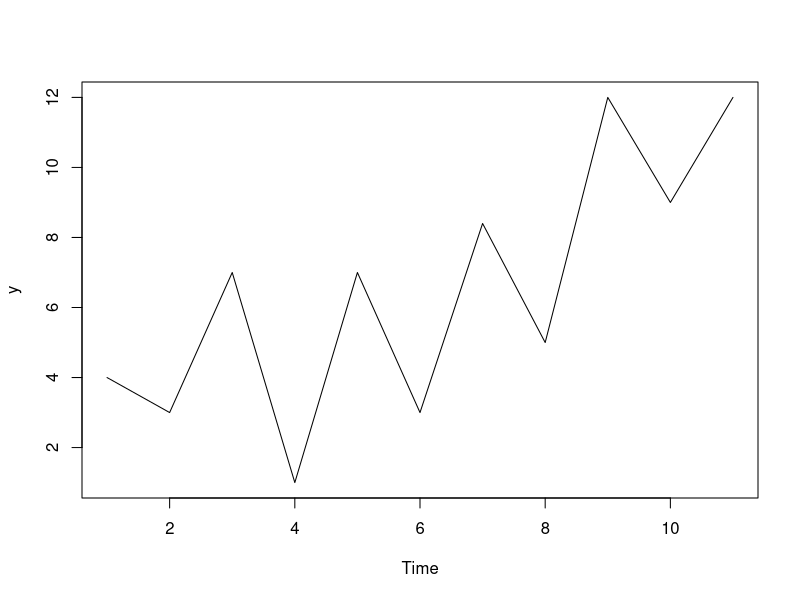
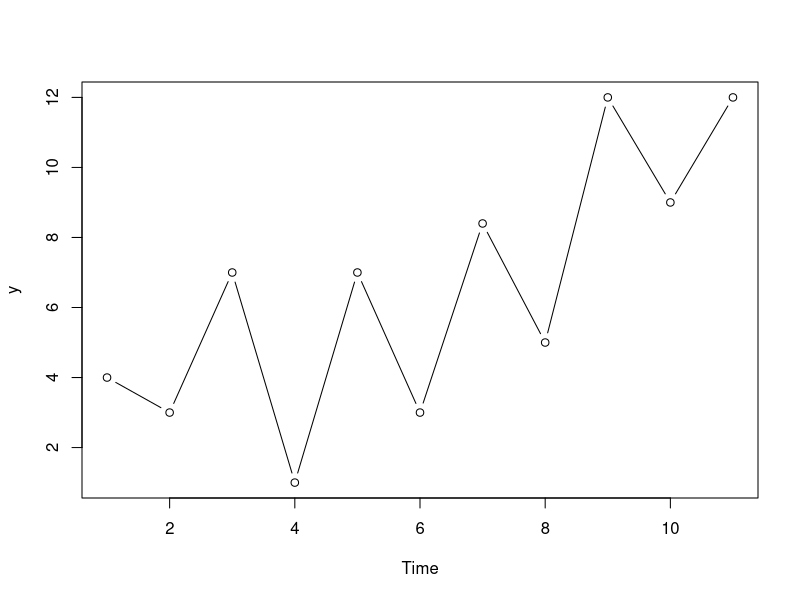
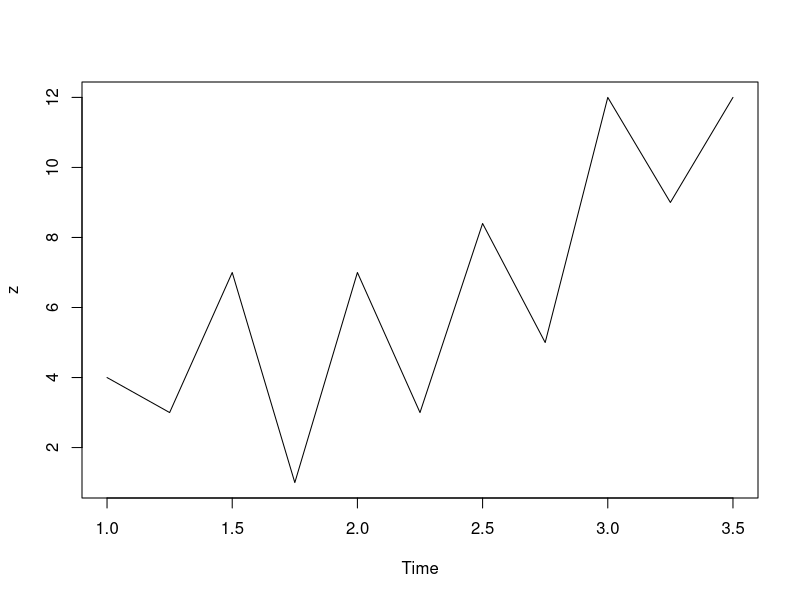
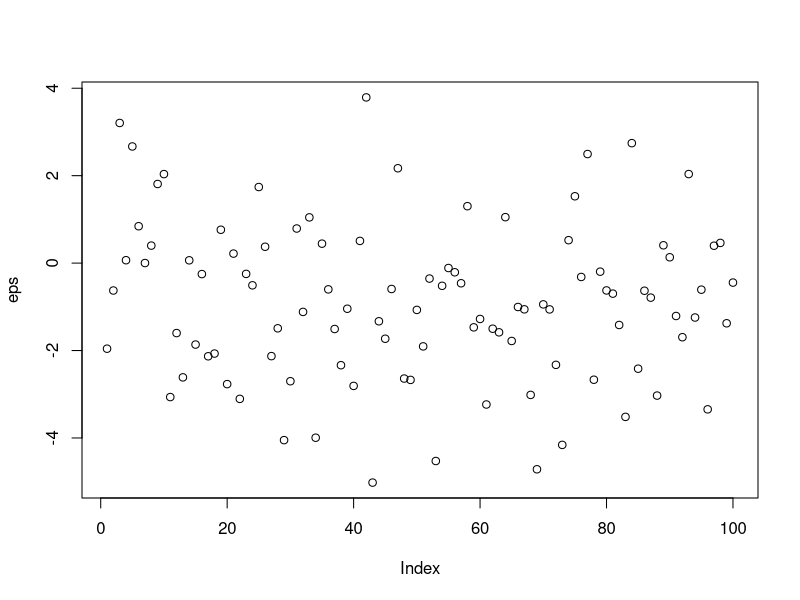
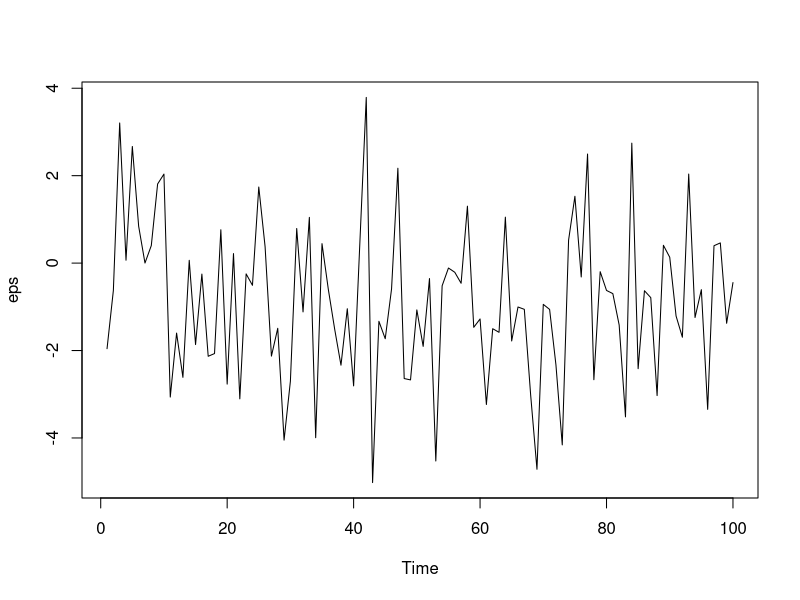
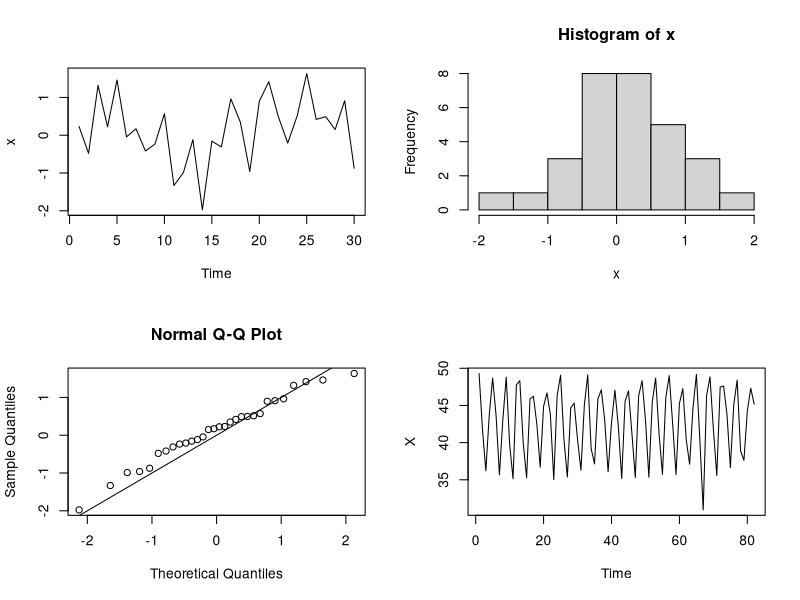
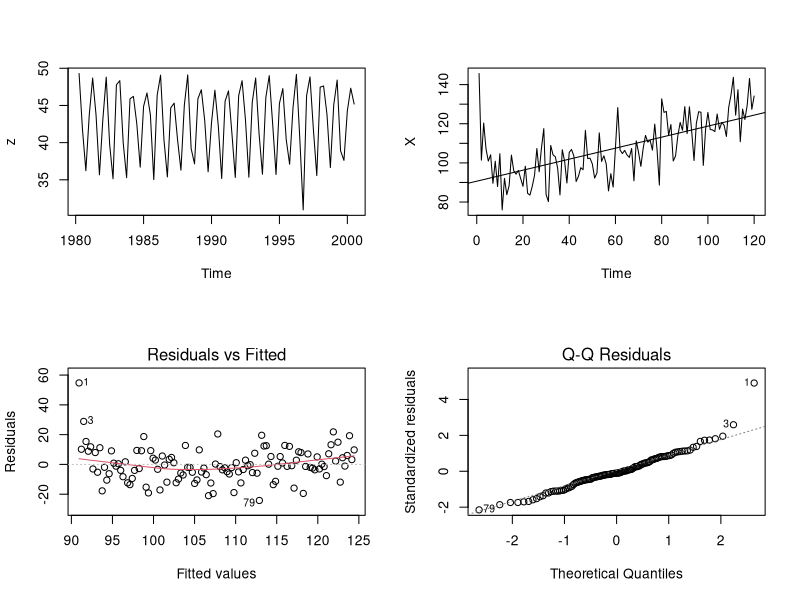
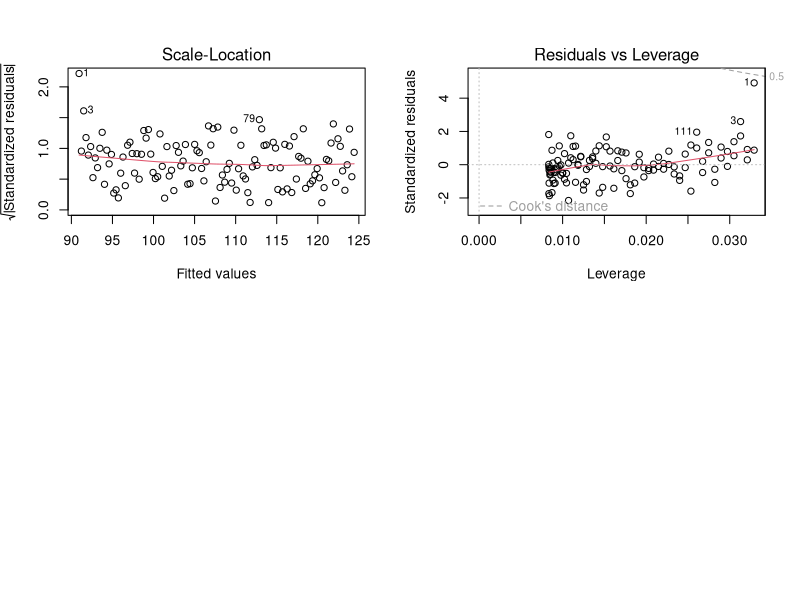

R code for these plots, in order:
x=c(4,3,7,1,7,3,8.4,5,12,9,12) ##შევქმენით 10 მონაცემისგან შემდგარი ვექტორი
is.ts(x)  ##ვეკითხებით, არის x დროითი მწკრივი
y=as.ts(x)  ##გადააკეთე x დროით მწკრივად
y
time(y)  ##გვიბრუნებს დროითი მწკრივის აღწერას
is.ts(y) ##ვეკითხებით, არის y დროითი მწკრივი?
##R-ის პროგრამა მუშაობს სხვადასხვა ტიპის ობიექტებთან: 
##ვექტორებთან, შესაბამისი ბრძანებებია (is.vector, as.vector)
##მატრიცებთან,შესაბამისი ბრძანებებია (is.matrix, as.matrix)
##მონაცემთა ცხრილებთან, შესაბამისი ბრძანებებია(is.data.frame, as.data.frame)
##დროით მწკრივებთან, შესაბამისი ბრძანებებია (is.ts, as.ts)
##სიებთან, შესაბამისი ბრძანებებია (is.list, as.list) 
t=tsp(y)    ##y მწკრივს დავუკავშირეთ t დროითი მწკრივი
plot.ts(y)
plot.ts(y,type="b")
z=ts(y,freq=4) ##დავყოთ მწკრივი კვარტლებად (შეგვიძლია თვეებად =12)
z
time(z)
plot.ts(z)
frequency(z)
length(z)
m=tapply(z,cycle(z),mean) ##ვითვლით საშუალოს კვარტლების მიხედვით
m
##დროითი მწკრივის სიმულაცია, 
##r -შემთხვევითი რიცხვის წარმომქმნელი პრეფიქსი
##p-განაწილების ფუნქციის წარმომქმნელი პრეფიქსი
##q-კვანტილი

qnorm(0.95) ##სტანდარტული ნორმალური განაწილენის 95%-იანი კვანტილი
pnorm(1.64) ##განაწილების ფუნქცია 2 კვანტილში
##წარმოვქმნათ 100 ცვლადი გაუსის მიხედვით დამოუკიდებლად განაწილებული, N(-1,3)
eps=rnorm(100,-1,3^0.5)
mean(eps)
var(eps)
plot(eps)
is.ts(eps)
epsi=ts(eps)
plot.ts(eps)
##წარმოვქმნათ თეთრი ხმაური
x=rnorm(30)
par(mfrow=c(2,2)) ##გრაფიკების ფანჯარას ვყოფთ ოთხად
plot.ts(x)
hist(x,nclass=6)
qqnorm(x) ##x-ის მნიშვნელობები თეორიული N(0,1) კვანტილის მიხედვით
abline(0,1) #ბისექტრისა


## exercise
t=1:82
k=1980+t/4
a=0.02*k+3
a
Sai=rep(c(5,-1,-7,3),21)
S=Sai[1:82]
S

epsi=rnorm(82,0,1.5^0.5)
epsi
mean(epsi)
var(epsi)
X=a+S+epsi
plot.ts(X)
is.ts(X)
y=as.ts(X)
is.ts(y)
z=ts(y,freq=4,1980+1/4,2000+2/4)
plot(z)

##წარმოვქმნათ დროითი მწკრივი ტრენდით

t=1:120
a=10*sqrt(t+200/log(t+2))
eps=10*rnorm(120)
X=a+eps
plot.ts(X)
##დროზე დარეგრესირებული X-ის წრფივი რეგრესია
reg1=lm(X~t) 
abline(reg1)
plot(reg1)
names(reg1)
reg1$coef
summary(reg1)
segments(t,reg1$fit,t,X) 
reg1$res
win.graph()
par(mfrow=c(2,2))
plot(reg1,las=1)

##მეორე რიგის პოლინომიალური რეგრესია

reg2=lm(X~poly(t,2))
plot.ts(X)
lines(t,reg2$fit)
summary(reg2)
segments(t,reg2$fit,t,X)

##მეცხრე რიგის პოლინომიალური რეგრესია
reg2=lm(X~poly(t,9))
plot.ts(X)
lines(t,reg2$fit)
summary(reg2)
segments(t,reg2$fit,t,X)


##აკაიკის და შვარცის კრიტერიუმებით პოლინომის რიგის არჩევა

AIC(lm(X~poly(t,1)))  #932.1547
AIC(lm(X~poly(t,2)))  #907.4457
AIC(lm(X~poly(t,3)))  #901.1206
AIC(lm(X~poly(t,4)))  #889.3161
AIC(lm(X~poly(t,5)))  #880.4062
AIC(lm(X~poly(t,6)))  #876.5401 ოპტიმალური ლაგების რაოდენობა
AIC(lm(X~poly(t,7)))  #876.9667


BIC(lm(X~1))          #995.8413
BIC(lm(X~poly(t,2)))  #918.5956
BIC(lm(X~poly(t,3)))  #915.058
BIC(lm(X~poly(t,4)))  #906.041
BIC(lm(X~poly(t,5)))  #899.9187
BIC(lm(X~poly(t,6)))  #898.84   ოპტიმალური ლაგების რაოდენობა
BIC(lm(X~poly(t,7)))  #902.0541



